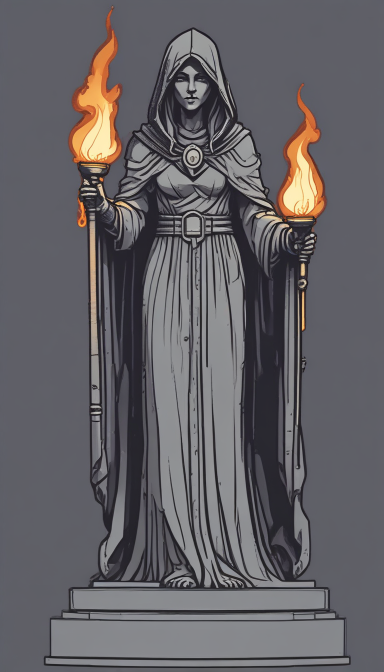
#> input picture episodes/ep31/art/statue_sdxl_seed62.png, 768 x 1344 px (shown at 1/2 size)
$ python split_statue.py
#> lines starting #> are read from the running program, lines starting #| are printed output that depends on the picture; after the words box and inside, x2 and y2 are one past the last pixel; in counts of white or black regions, pixels touching at a corner belong together
"""EP31 field-card sprite: take the free local SDXL statue (statue_sdxl_seed62.png), key its flat grey background to
the series navy, gild the left half and tar the right half (rust scratches), keeping the torch flames, then hand the
result to pipeline/pixelate.py. Run from the repo root: python episodes/ep31/art/split_statue.py"""
from pathlib import Path

import numpy as np
from PIL import Image, ImageDraw
from scipy import ndimage

HERE = Path(__file__).resolve().parent
im = Image.open(HERE / "statue_sdxl_seed62.png").convert("RGB")
#> im is the input picture: PIL image 768x1344 RGB; mean R, G, B 99.6, 97.1, 101.2
a = np.asarray(im).astype(float)
h, w, _ = a.shape
#> h = 1344; w = 768
bg = np.median(np.concatenate([a[:40, :40].reshape(-1, 3), a[:40, -40:].reshape(-1, 3)]), axis=0)
#> bg = [94, 95, 103]
close = np.abs(a - bg).sum(axis=2) < 34
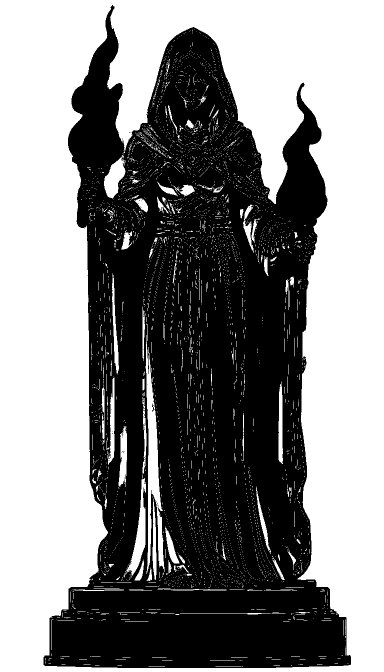
#> close: shape (1344, 768) bool (shown at 1/2 size); 52.4% white; 86 black regions (85 under 20 px), largest, box (x1, y1, x2, y2) and area: (87, 10, 702, 1336) 490914
# only background that connects to the image border counts: the statue's own mid-greys match the backdrop
lab, _ = ndimage.label(close)
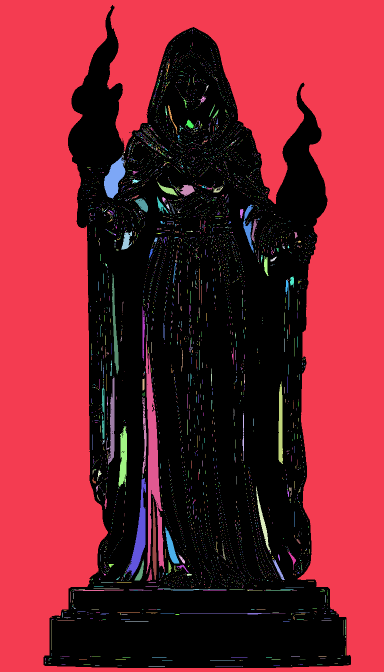
#> lab: shape (1344, 768) int32 (shown at 1/2 size); 5323 distinct labels, from 0 to 5322; one colour per label, 0 black
edge = np.unique(np.concatenate([lab[0], lab[-1], lab[:, 0], lab[:, -1]]))
#> edge = [1]
is_bg = np.isin(lab, edge[edge > 0])
#> is_bg: shape (1344, 768) bool; 48.5% white; 1 white region, box (x1, y1, x2, y2) and area: (0, 0, 768, 1344) 500405
mx, mn = a.max(axis=2), a.min(axis=2)
sat = (mx - mn) / np.maximum(mx, 1)
flame = (sat > 0.38) & (a[..., 0] > 150) & (a[..., 0] > a[..., 2] + 40)
#> flame: shape (1344, 768) bool; 2% white; 49 white regions (35 under 20 px), largest, box (x1, y1, x2, y2) and area: (138, 60, 243, 328) 11897, (557, 168, 649, 436) 7468, (155, 396, 173, 454) 538
lum = (a[..., 0] * 0.3 + a[..., 1] * 0.59 + a[..., 2] * 0.11) / 255
cols = np.where(~is_bg.all(axis=0))[0]
#> cols = 615 values from 87 to 701
cx = (cols.min() + cols.max()) // 2
#> cx = 394
out = a.copy()
t = np.clip((lum - 0.08) / 0.5, 0, 1)[..., None] ** 0.85
gold = np.array([96, 60, 22]) * (1 - t) + np.array([255, 214, 122]) * t
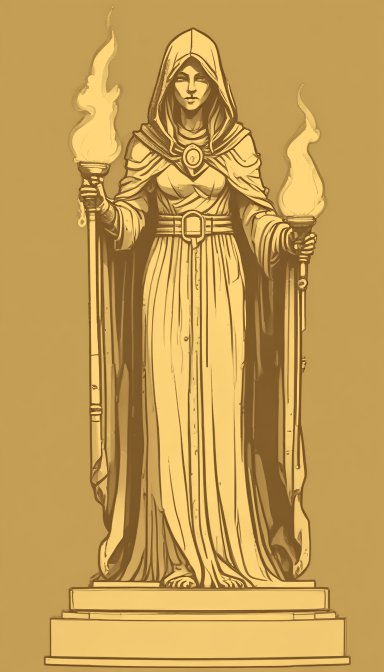
#> gold: shape (1344, 768, 3) float64 (shown at 1/2 size); mean of channels 0, 1, 2 197.5, 158.3, 85.8; drawn as R, G, B
tar = np.array([44, 34, 30]) * (1 - t) + np.array([98, 88, 84]) * t
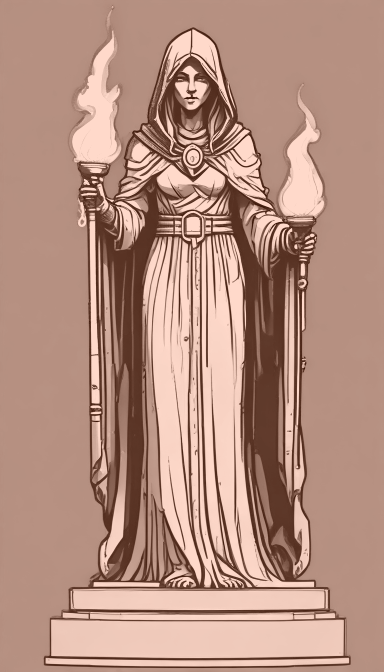
#> tar: shape (1344, 768, 3) float64 (shown at 1/2 size); mean of channels 0, 1, 2 78.5, 68.5, 64.5; drawn with min black and max white
left = np.zeros((h, w), bool)
left[:, :cx] = True
body = ~is_bg & ~flame
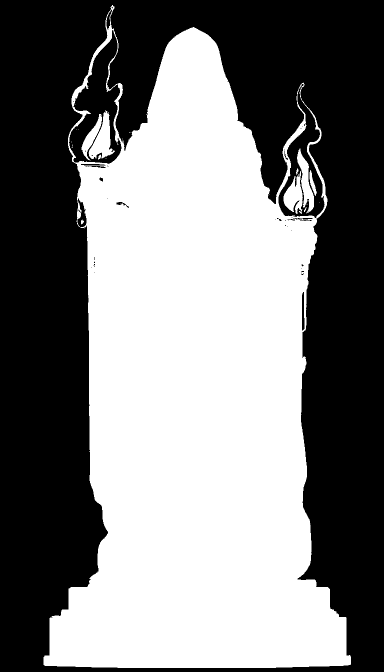
#> body: shape (1344, 768) bool (shown at 1/2 size); 49.5% white; 28 white regions (18 under 20 px), largest, box (x1, y1, x2, y2) and area: (87, 10, 702, 1336) 503239, (177, 221, 230, 318) 2283, (567, 342, 606, 428) 1832
out[body & left] = gold[body & left]
out[body & ~left] = tar[body & ~left]
out[is_bg] = np.array([13, 22, 48])
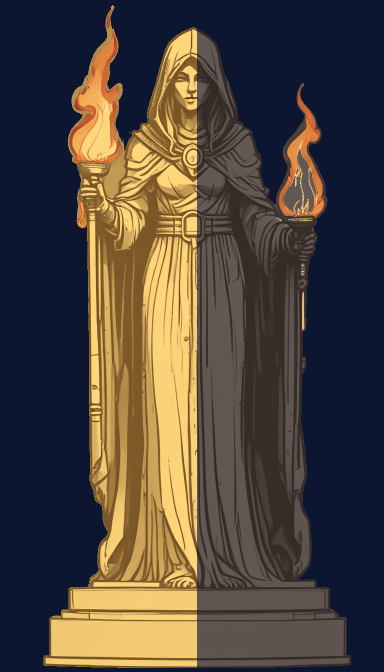
#> out: shape (1344, 768, 3) float64 (shown at 1/2 size); mean R, G, B 78.7, 69.1, 61.5
res = Image.fromarray(out.clip(0, 255).astype(np.uint8))
d = ImageDraw.Draw(res)
for k in range(3):  # rust scratches across the tarred half
    x0, y0 = cx + 60 + k * 26, int(h * 0.42) + k * 70
    d.line([(x0, y0), (x0 + 120, y0 + 50)], fill=(208, 96, 63), width=9)
#> this loop made 3 passes
#> (x0, y0) on passes 1 to 3: (454, 564), (480, 634), (506, 704)
rows = np.where(~is_bg.all(axis=1))[0]
#> rows = 1326 values from 10 to 1335
m = 30
res = res.crop((max(0, cols.min() - m), max(0, rows.min() - m), min(w, cols.max() + m), min(h, rows.max() + m)))
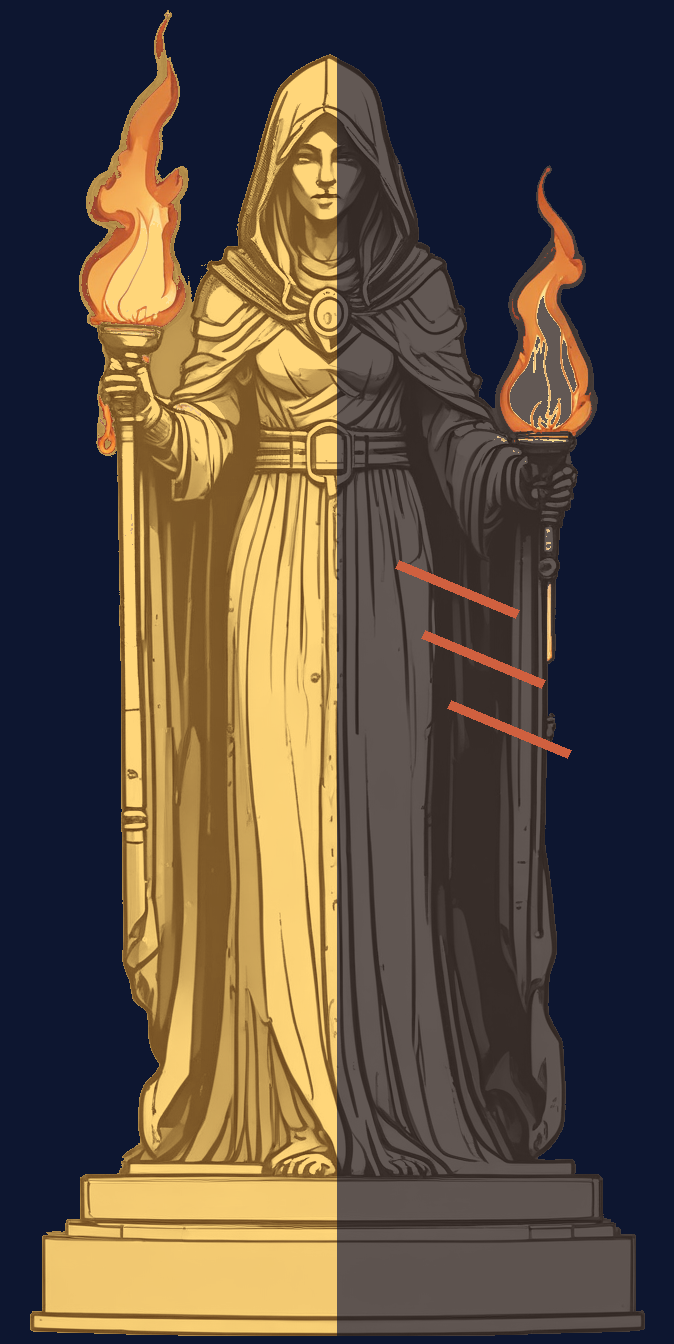
#> res: PIL image 674x1344 RGB; mean R, G, B 88.2, 75.6, 63.1
res.save(HERE / "statue_split.png")
print("wrote statue_split.png", res.size, "centre x", cx)
#| wrote statue_split.png (674, 1344) centre x 394
